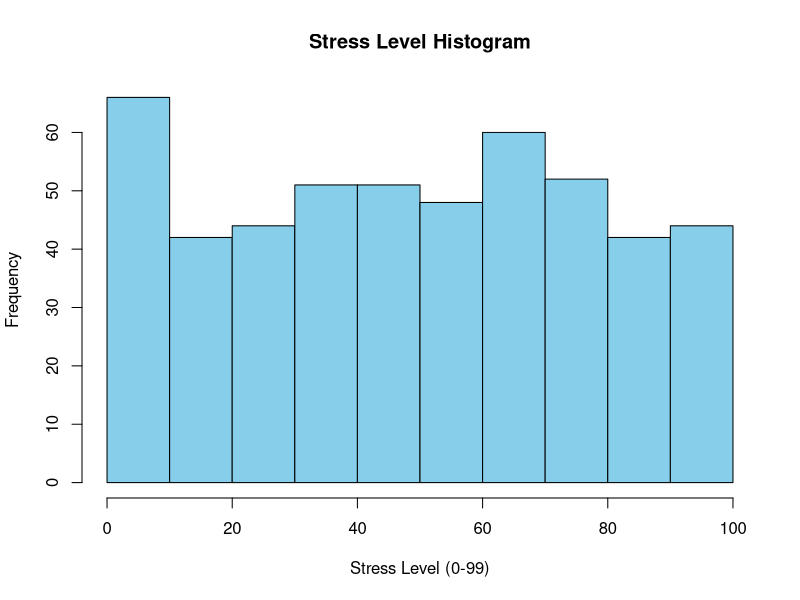
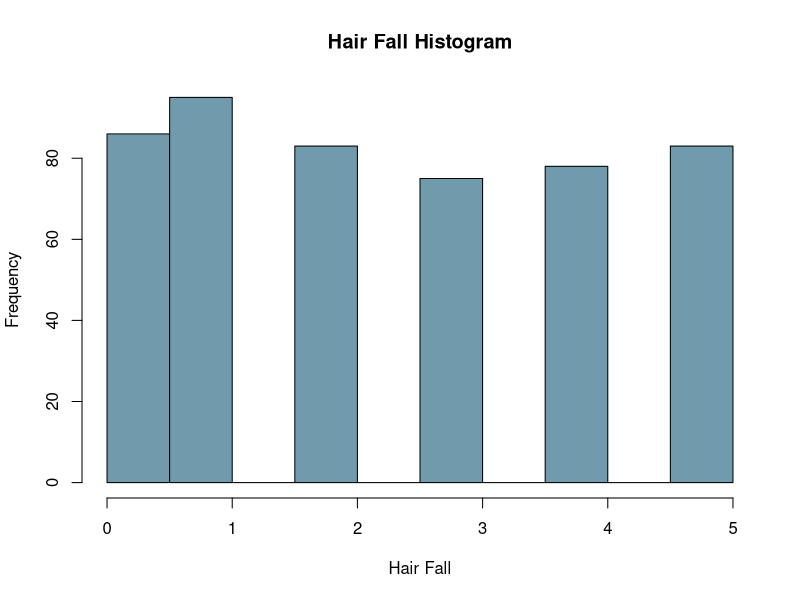
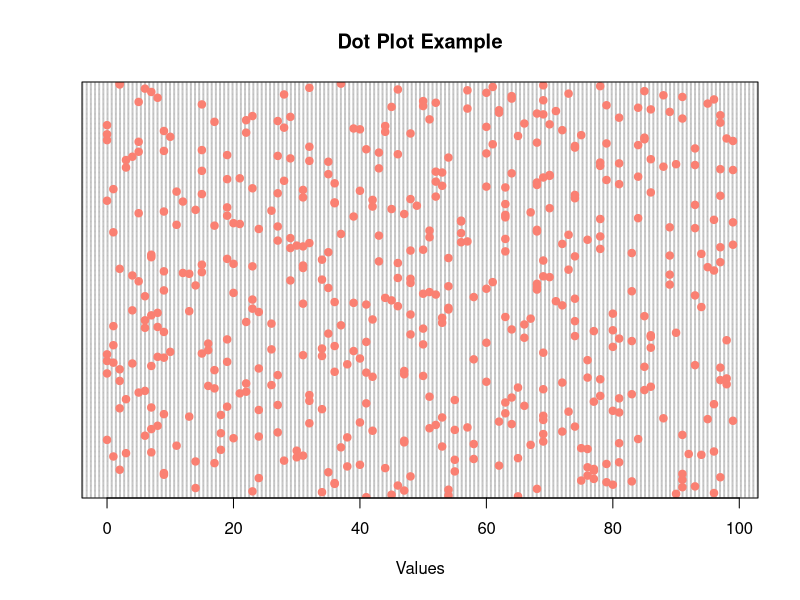
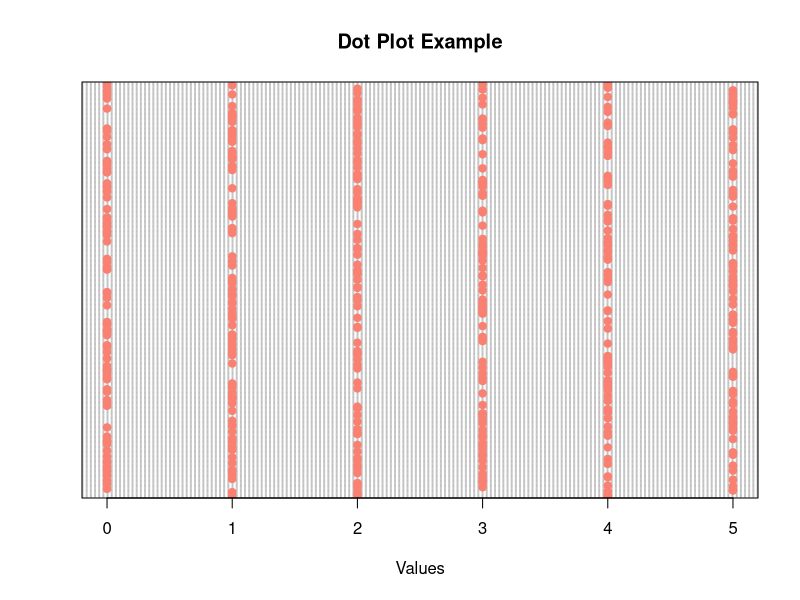
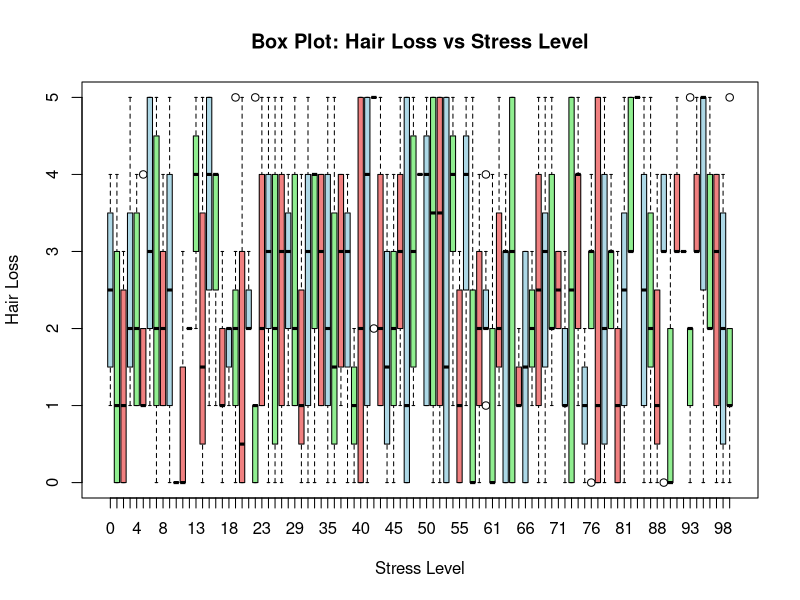
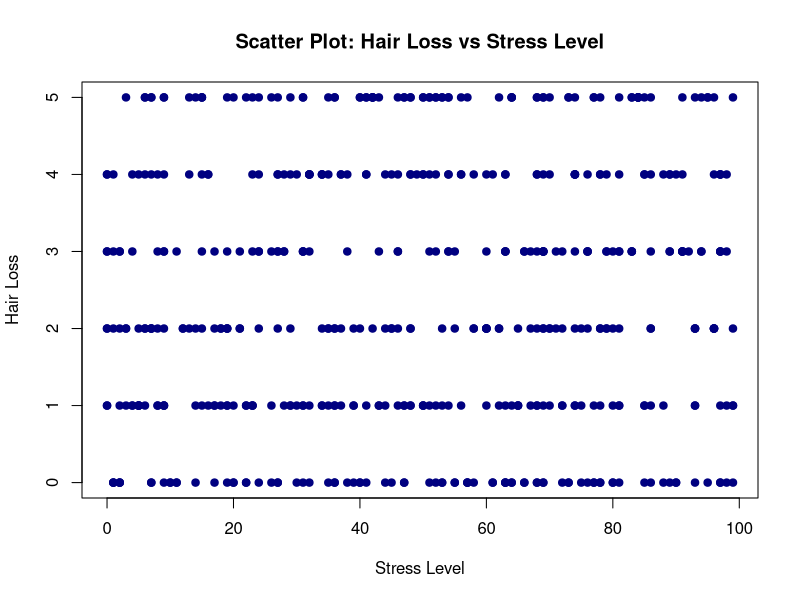

Write the R code that produced these figures, in order.
library(e1071)

data <- read.csv("./hair_loss.csv")

stress_level <- data$stress_level
hair_fall <- data$hair_fall

# Mean
cat("Mean:\n")
mean_stress <- mean(stress_level)
mean_fall <- mean(hair_fall)
cat("Stress Level:", mean_stress, "\n")
cat("Hair Fall:", mean_fall, "\n\n")

# Median
cat("Median:\n")
median_stress <- median(stress_level)
median_fall <- median(hair_fall)
cat("Stress Level:", median_stress, "\n")
cat("Hair Fall:", median_fall, "\n\n")
# Modus
get_mode <- function(v) {
    uniqv <- unique(v)
    uniqv[which.max(tabulate(match(v, uniqv)))]
}

cat("Modus:\n")
mode_stress <- get_mode(stress_level)
mode_fall <- get_mode(hair_fall)
cat("Stress Level:", mode_stress, "\n")
cat("Hair Fall:", mode_fall, "\n\n")

# Varians
cat("Varians:\n")
var_stress <- var(stress_level)
var_fall <- var(hair_fall)
cat("Stress Level:", var_stress, "\n")
cat("Hair Fall:", var_fall, "\n\n")

# Standar Deviasi
cat("Standar Deviasi:\n")
sd_stress <- sd(stress_level)
sd_fall <- sd(hair_fall)
cat("Stress Level:", sd_stress, "\n")
cat("Hair Fall:", sd_fall, "\n\n")

# Kuartil
# Kuartil Bawah
cat("Kuartil Bawah (Q1):\n")
q1_stress <- quantile(stress_level, 0.25)
q1_fall <- quantile(hair_fall, 0.25)
cat("Stress Level:", q1_stress, "\n")
cat("Hair Fall:", q1_fall, "\n\n")

# Kuartil Atas
cat("Kuartil Atas (Q3):\n")
q3_stress <- quantile(stress_level, 0.75)
q3_fall <- quantile(hair_fall, 0.75)
cat("Stress Level:", q3_stress, "\n")
cat("Hair Fall:", q3_fall, "\n\n")

# Skewness
cat("Skewness:\n")
skewness_stress <- skewness(stress_level)
skewness_fall <- skewness(hair_fall)
cat("Stress Level:", skewness_stress, "\n")
cat("Hair Fall:", skewness_fall, "\n\n")

# Kurtosis
cat("Kurtosis:\n")
kurtosis_stress <- kurtosis(stress_level)
kurtosis_fall <- kurtosis(hair_fall)
cat("Stress Level:", kurtosis_stress, "\n")
cat("Hair Fall:", kurtosis_fall, "\n\n")

# Kovarians
cat("Kovarians:\n")
covariance_value <- cov(stress_level, hair_fall)
cat("Kovarians:", covariance_value, "\n\n")

# Korelasi
cat("Kovarians:\n")
correlation_value <- cor(stress_level, hair_fall)
cat("Korelasi:", correlation_value, "\n\n")

# Shapiro Wilk
cat("Normalitas (Shapiro Wilk)\n")
shapiro_stress <- shapiro.test(stress_level)
shapiro_fall <- shapiro.test(hair_fall)
cat("Shapiro Stress Level Result:", shapiro_stress$p.value, "\n")
cat("Shapiro Hair Fall Result:", shapiro_fall$p.value, "\n\n")

if (shapiro_stress$p.value < 0.05) {
    cat("Shapiro Stress Level is not normally distributed (p-value =", shapiro_stress$p.value, ")\n")
} else {
    cat("Shapiro Stress Level is normally distributed (p-value =", shapiro_stress$p.value, ")\n")
}

if (shapiro_fall$p.value < 0.05) {
    cat("Shapiro Hair Fall is not normally distributed (p-value =", shapiro_stress$p.value, ")\n")
} else {
    cat("Shapiro Hair Fall is normally distributed (p-value =", shapiro_stress$p.value, ")\n")
}

# regresi linear
linear_model <- lm(hair_fall ~ stress_level, data = data)
print(summary(linear_model))

# t test
t_test_result <- t.test(hair_fall, stress_level, paired = TRUE)
print(t_test_result)


# histogram
hist(stress_level, col = "skyblue", main = "Stress Level Histogram", xlab = "Stress Level (0-99)")
hist(hair_fall, col = "#6f9bac", main = "Hair Fall Histogram", xlab = "Hair Fall")
# dot plot
dotchart(stress_level, pch = 19, col = "salmon", main = "Dot Plot Example", xlab = "Values")
dotchart(hair_fall, pch = 19, col = "salmon", main = "Dot Plot Example", xlab = "Values")
# box plot
boxplot(hair_fall ~ stress_level,
    col = c("lightblue", "lightgreen", "lightcoral"),
    main = "Box Plot: Hair Loss vs Stress Level",
    xlab = "Stress Level",
    ylab = "Hair Loss"
)
# scatter plot
plot(stress_level, hair_fall,
    col = "navy",
    pch = 19,
    main = "Scatter Plot: Hair Loss vs Stress Level",
    xlab = "Stress Level",
    ylab = "Hair Loss"
)
